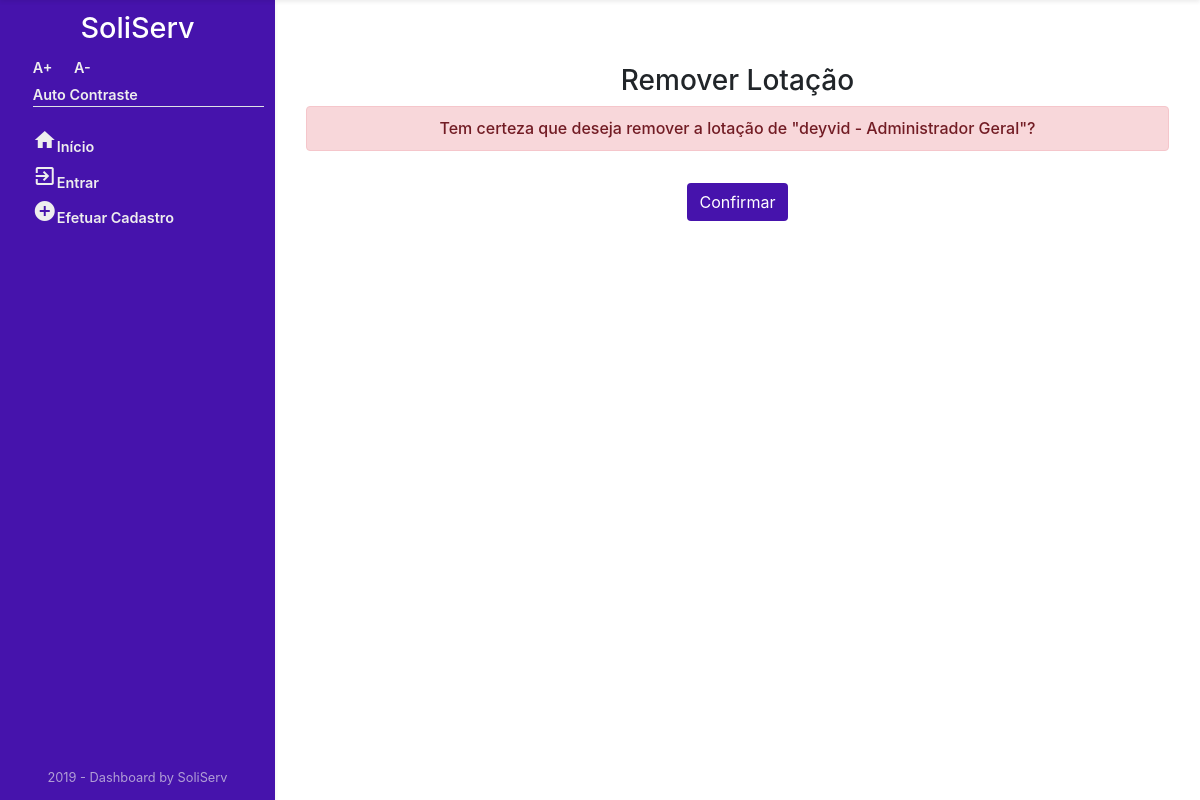
/Orgao/orgao/excluirLotacao/4, run on an earlier commit of the app's database.
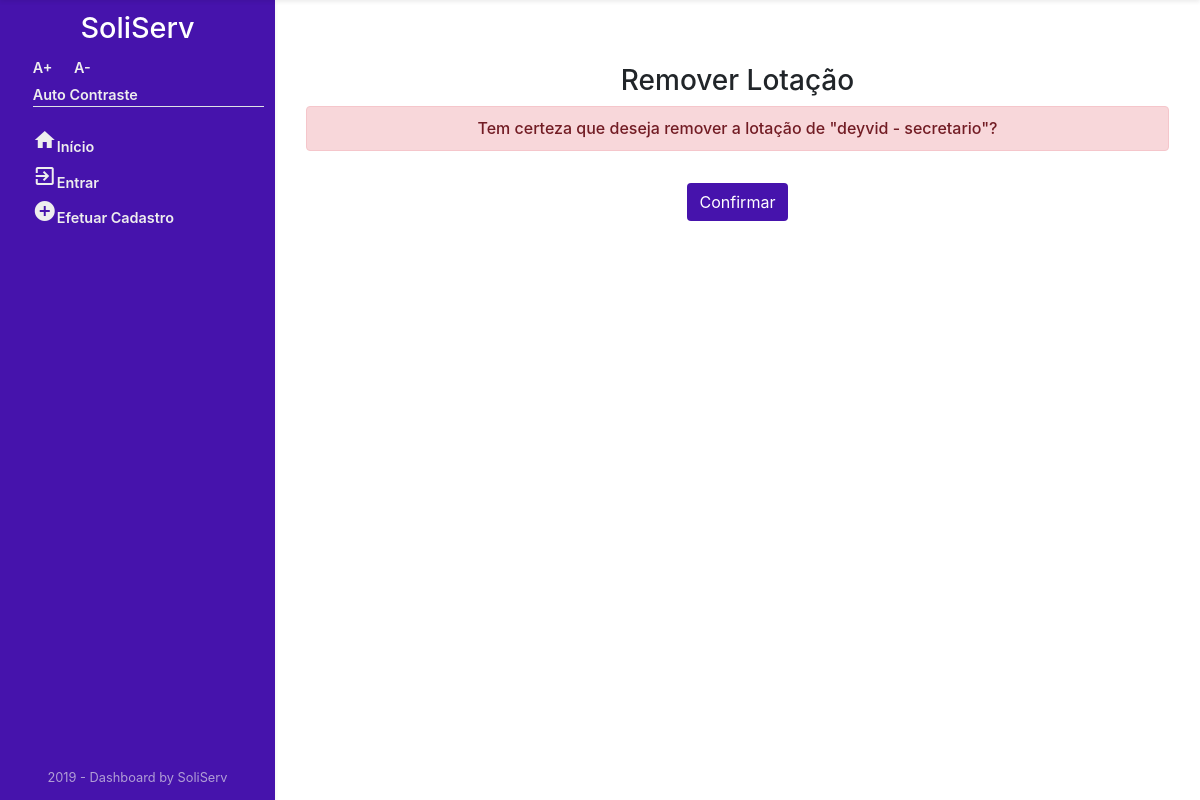
And on a later commit of the database.
### Orgao/models.py (models this page shows, shortened)
class Lotacao(models.Model):
    observacao = models.CharField('OBSERVAÇÃO', max_length=45)
    idTipoLotacao = models.ForeignKey(
        TipoLotacao, on_delete=models.CASCADE, verbose_name="TIPO LOTAÇÃO")
    idUsuario = models.ForeignKey(
        User, on_delete=models.CASCADE, verbose_name="USUÁRIO")
    idOrgao = models.ForeignKey(
        Orgao, on_delete=models.CASCADE, verbose_name="ÓRGÃO")
    def __str__(self):
        return self.idUsuario.first_name + " - " + self.idTipoLotacao.descricao
    class Meta:
        verbose_name = "Lotacao"
        verbose_name_plural = "Lotacao"

class TipoLotacao(models.Model):
    descricao = models.CharField('DESCRIÇÃO', max_length=45)
    class Meta:
        verbose_name = "TipoLotacao"
        verbose_name_plural = "TiposLotacao"

### Orgao/views.py (the view)
# urls.py: path('orgao/excluirLotacao/<int:pk>', views.DeletarLotacao.as_view(),name='lotacao_deletar'),
class DeletarLotacao(DeleteView):
    model = Lotacao
    template_name = "Orgao/lotacao_confirm_delete.html"
    success_url = reverse_lazy('Orgao:lista_lotacao')

### Orgao/templates/Orgao/lotacao_confirm_delete.html (shortened to what this page needs)
{% extends 'sistemaDeGestaoDeServicosPublicos/index1.html' %}
{% block centro %}
{% block centroOrgao %}
<div class="container text-center mt-5">
    <form method="post">{% csrf_token %}
        <h3 class="text-center">Remover Lotação</h3>
        <h6 class="alert alert-danger">Tem certeza que deseja remover a lotação de  "{{ object }}"?</h6>
        <input type="submit" class="btn mt-3"style="background: #4613ac; color: white;" value="Confirmar">
    </form>
</div>
{% endblock %}
{% endblock%}

What changed in the data, as far as the page shows it:
changed Lotacao: idUsuario+idTipoLotacao "deyvid - Administrador Geral" → "deyvid - secretario"
